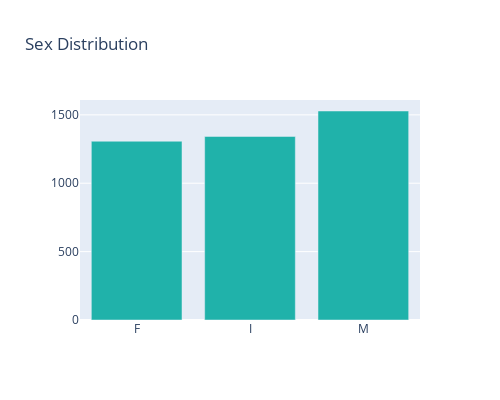

This figure's notebook cell:
### Markdown cell above
### Distribution of sex

### Code cell
df_sex = df['Sex'].value_counts()
print(df_sex.head())
trace = go.Bar(x = df_sex.index[: : -1] ,y = df_sex.values[: : -1], marker = dict(color = 'lightseagreen'))
data = [trace]
layout = go.Layout(height = 400, width = 500, title='Sex Distribution')
fig = go.Figure(data = data, layout= layout)
py.iplot(fig)

### Figure 1 — Plotly figure (JSON) as saved in the notebook; plotly's stock layout.template omitted (floating-point values rounded to 4 significant figures)
{"data": [{"marker": {"color": "lightseagreen"}, "type": "bar", "x": ["F", "I", "M"], "y": [1307, 1342, 1528]}], "layout": {"height": 400, "title": {"text": "Sex Distribution"}, "width": 500}}
